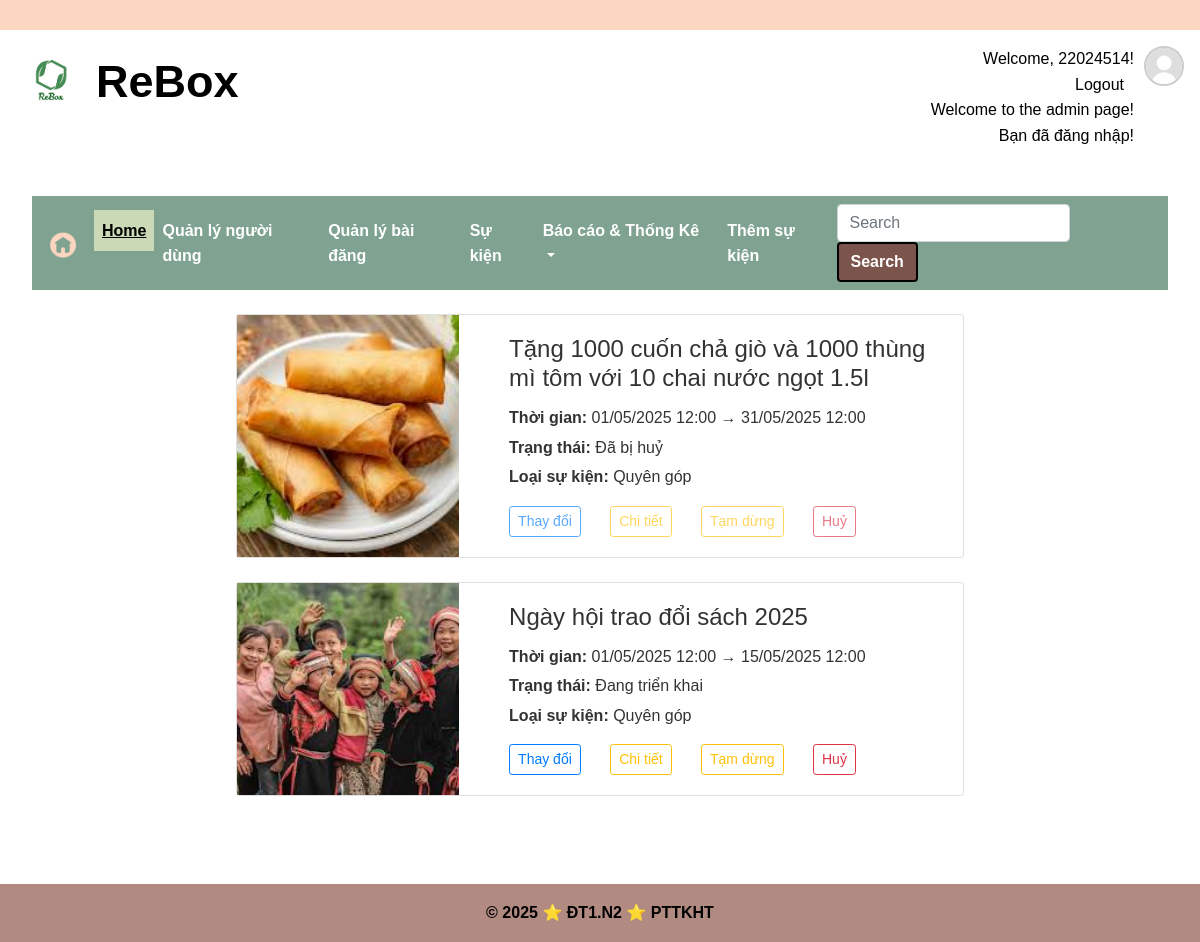
The app's page /admin (signed in) with its own data.
### app/models/user.py (models this page shows, shortened)
class User(UserMixin, csdl.Model):
    id = csdl.Column(csdl.Integer, primary_key=True)
    username = csdl.Column(csdl.String(50), unique=True, nullable=False)
    password  = csdl.Column(csdl.String(128), nullable=False)
    avatar = csdl.Column(csdl.Text, nullable = True)
    fullname = csdl.Column(csdl.String(120), nullable=False)
    date_of_birth = csdl.Column(csdl.Date, nullable = True)
    gender = csdl.Column(csdl.String(10), nullable = True)
    address = csdl.Column(csdl.Text, nullable = True)
    email = csdl.Column(csdl.String(120), unique=True, nullable=False)
    phone = csdl.Column(csdl.String(20), nullable=True) #co the null
    facebook = csdl.Column(csdl.Text, nullable =True)
    roles = csdl.relationship('Role', secondary='user_role', backref=csdl.backref('users', lazy='dynamic'))
    created_date = csdl.Column(csdl.DateTime, default=datetime.utcnow)  # Thêm dòng này
    def has_role(self, role_name):
        for role in self.roles:
            if role.name == role_name:
                return True
        return False

### app/models/event.py (models this page shows)
class Event(csdl.Model):
    id = csdl.Column(csdl.Integer, primary_key=True)
    name = csdl.Column(csdl.String(50), unique=True, nullable=False)
    start_time = csdl.Column(csdl.DateTime, nullable=False)
    end_time = csdl.Column(csdl.DateTime, nullable=False)
    event_type  = csdl.Column(csdl.String(30), nullable=False)
    fee = csdl.Column(csdl.Integer, nullable=True)
    image = csdl.Column(csdl.String(50), nullable=True)
    managed_by = csdl.relationship(
        'User',
        secondary='event_manager',
        backref=csdl.backref('managed_events', lazy='dynamic')  # ← sửa ở đây
    )
    buyable_items = csdl.relationship('BuyableItem', backref='event', lazy=True)
    status_id = csdl.Column(csdl.Integer, csdl.ForeignKey('event_status.id'), nullable=False)
    status = csdl.relationship('EventStatus', backref='events')
    donation_categories = csdl.relationship(
        'DonationCategory',
        back_populates='event',
        lazy='select'  # Hoặc để mặc định
    )

### app/models/event_status.py (models this page shows)
class EventStatus(csdl.Model):
    id = csdl.Column(csdl.Integer, primary_key=True)
    name = csdl.Column(csdl.String(50), unique=True, nullable=False)  # Tên vai trò: 'admin', 'user', ...

### app/admin/routes.py (the view)
@admin_blueprint.route('/admin')
def adminPage():
    events = current_user.managed_events
    return render_template('admin/adminDashboard.html', events=events)

### app/models/user.py (called while the page is built)
@login_manager.user_loader
def load_user(user_id): #luu ttin user by id da luu trong session login
    return User.query.get(int(user_id)) #doi tuong User chua ttin (username, pass,email, ...)

### app/admin/templates/admin/adminDashboard.html (shortened to what this page needs)
{% extends 'base.html' %}
{% block add_header %}
<p>Welcome to the admin page!</p>
{% if current_user.is_authenticated %}
<p>Bạn đã đăng nhập!</p>
{% else %}
<p>Bạn chưa đăng nhập</p>
{% endif %}
{% endblock %}
{% block content %}
<nav class="navbar navbar-expand-lg navbar-light bg-light">
  <a class="navbar-brand" href="{{ url_for('admin.adminPage') }}">
    <img src="./static/image/home.png" style="width: 30px" alt="home image" />
  </a>
  <div class="collapse navbar-collapse" id="navbarSupportedContent">
    <ul class="navbar-nav mr-auto">
      <li class="nav-item active">
        <a class="nav-link" href="{{ url_for('home.homepage') }}">Home</a>
      </li>
      <li class="nav-item">
        <a class="nav-link" href="{{ url_for('userManagement.manage_user') }}"
          >Quản lý người dùng</a
        >
      </li>
      <li class="nav-item">
        <a class="nav-link" href="{{ url_for('postManagement.manage_post') }}"
          >Quản lý bài đăng</a
        >
      </li>
      <li class="nav-item">
        <a class="nav-link" href="{{ url_for('event.event') }}"
          >Sự kiện</a
        >
      </li>
      <li class="nav-item dropdown">
        <a
          class="nav-link dropdown-toggle"
          href="#"
          id="navbarDropdown"
          role="button"
          data-toggle="dropdown"
          aria-haspopup="true"
          aria-expanded="false"
        >
          Báo cáo & Thống Kê
        </a>
      </li>
      <li class="nav-item">
        <a class="nav-link" href="{{url_for('admin.manageEvent')}}"
          >Thêm sự kiện</a
        >
      </li>
    </ul>
    <form class="form-inline my-2 my-lg-0">
      <input
        class="form-control mr-sm-2"
        type="search"
        placeholder="Search"
        aria-label="Search"
      />
      <button class="btn btn-outline-success my-2 my-sm-0" type="submit">
        Search
      </button>
    </form>
  </div>
</nav>
<div class="container mt-4">
  {% if events %}
  <div class="row">
    {% for event in events %}
    <div class="col-md-12 col-lg-8 offset-lg-2">
      <div class="card mb-4 shadow-sm">
        <div class="row g-0">
          <div class="col-md-4">
            <img
              src="{{ url_for('static', filename=event.image) }}"
              class="img-fluid h-100 rounded-start"
              alt="Event Image"
              style="object-fit: cover"
            />
          </div>
          <div class="col-md-8">
            <div class="card-body">
              <h4 class="card-title">{{ event.name }}</h4>
              <p class="card-text mb-1">
                <strong>Thời gian:</strong>
                {{ event.start_time.strftime('%d/%m/%Y %H:%M') }} → {{
                event.end_time.strftime('%d/%m/%Y %H:%M') }}
              </p>
              <p class="card-text mb-1">
                <strong>Trạng thái:</strong> {{ event.status.name }}
              </p>
              <p class="card-text mb-1">
                <strong>Loại sự kiện:</strong> {{ event.event_type }}
              </p>
              <div
                class="d-flex justify-content-between mt-3"
                style="width: 80%"
              >
                <a
                  href="{{ url_for('admin.manageEvent', event_id=event.id) }}"
                  class="btn btn-outline-primary btn-sm {% if event.status_id == 3 %}disabled{% endif %}"
                  >Thay đổi</a
                >
                <a
                  href="{{ url_for('admin.showEventDetails', event_id=event.id) }}"
                  class="btn btn-outline-warning btn-sm {% if event.status_id == 3 %}disabled{% endif %}"
                  >Chi tiết</a
                >
                {% if event.status_id == 2 %}
                  <a
                    href="{{ url_for('admin.updateEventStatus', event_id=event.id, status_id=1) }}"
                    class="btn btn-outline-success btn-sm"
                  >
                    Tiếp tục
                  </a>
                {% else %}
                  <a
                    href="{{ url_for('admin.updateEventStatus', event_id=event.id, status_id=2) }}"
                    class="btn btn-outline-warning btn-sm {% if event.status_id == 3 %}disabled{% endif %}"
                  >
                    Tạm dừng
                  </a>
                {% endif %}
                <a
                  href="{{ url_for('admin.updateEventStatus', event_id=event.id, status_id=3) }}"
                  class="btn btn-outline-danger btn-sm {% if event.status_id == 3 %}disabled{% endif %}"
                  >Huỷ</a
                >
              </div>
            </div>
          </div>
        </div>
      </div>
    </div>
    {% endfor %}
  </div>
  {% else %}
  <p>Chưa có sự kiện nào bạn đang quản lý.</p>
  {% endif %}
</div>
{% endblock %}

### app/templates/base.html (shortened to what this page needs)
<!DOCTYPE html>
<html lang="vi-VN">
  <head>
    <link
      rel="stylesheet"
      href="https://cdn.jsdelivr.net/npm/bootstrap@4.0.0/dist/css/bootstrap.min.css"
    />
    <link
      rel="stylesheet"
      href="{{ url_for('static', filename='css/base.css') }}"
    />
  </head>
  <body>
    <header>
      <div class="top-bar"></div>
      <div class="header-logo">
        <div class="logo-image">
          <a href="{{ url_for('home.homepage') }}">
            <img
              src="{{ url_for('static', filename='image/logo.png') }}"
              alt="logo"
              style="width: 50px"
            />
          </a>
        </div>
        <div class="name-web">
          <p>ReBox</p>
        </div>
        <div class="select-login">
          <nav class="nav-select-login">
            {% if current_user.is_authenticated %}
            <p>Welcome, {{ current_user.username }}!</p>
            <a href="{{ url_for('auth.logout') }}">Logout</a>
            {% else %}
            <a href="{{ url_for('auth.login') }}">Login</a> |
            <a href="{{ url_for('auth.register') }}">Register</a> |
            <a href="{{ url_for('auth.adminLogin') }}">Admin</a>
            {% endif %}
          </nav>
          {% block add_header %} {% endblock %}
        </div>
        <div class="dropdown">
          <a  id="avatarDropdown" data-bs-toggle="dropdown" aria-expanded="false">
            <img src="{{ user.avatar or url_for('static', filename='image/avatar.png') }}" alt="avatar" class="rounded-circle" width="40" height="40" style="object-fit: cover; border: 2px solid #ccc; margin-left: 10px; cursor: pointer;">
          </a>
        </div>
      </div>
    </header>
    <main>{% block content %} {% endblock %}</main>
    <footer>
      <div class="footer-content">
        <p>&copy; 2025 ⭐ ĐT1.N2 ⭐ PTTKHT</p>
      </div>
    </footer>
  </body>
</html>

### app/static/css/base.css (style rules this page uses)
:root { --topBar: var(--mau2); --header: white; --menu-bar-color: var(--mau4); --selected-menu-color: var(--mau3); --text-select-login: var(--mau6); --btn-search: var(--mau9); --btn-search-hover: var(--mau8); --footer-background: var(--mau6); --text-header: black; --text-login-register: black; --text-menu-login-register: black; --text-footer: white; --text-menu-home: white; --text-menu-home-hover: black; --text-menu-home-selected: black; --text-btn-search: white; --text-btn-search-hover: black; --mau1: #86946d; --mau2: #fdd6c2; --mau3: #ccd9b7; --mau4: #7fa390; --mau5: #b0e1e1; --mau6: #b18a81; --mau7: #d9c297; --mau8: #c4a289; --mau9: #7b544c; --mau20: #f6ffe7; }
* { margin: 0; padding: 0; box-sizing: border-box; }
p { margin-bottom: 0px !important; }
html, body { height: 100%; margin: 0; display: flex; flex-direction: column; }
body { font-family: "Arial", sans-serif; background-color: white; color: #333; line-height: 1.6; }
.logo-image { margin: 10px; }
.name-web { margin: 0 10px !important; font-size: 45px; font-weight: bold; }
.top-bar { height: 30px; background-color: var(--topBar); z-index: 999; }
header { display: table-row; }
.header-logo { display: flex; background-color: var(--header); color: var(--text-header); padding: 1rem; }
.select-login { margin-left: auto; text-align: right; color: var(--text-login-register); text-decoration: none; }
.nav-select-login a { color: var(--text-menu-login-register); margin: 0 10px; text-decoration: none; }
main { padding: 2rem; flex: 1; }
footer { background-color: var(--footer-background); color: var(--text-header); text-align: center; padding: 1rem; margin-top: 2rem; font-weight: bold; }
.nav-link { color: var(--text-menu-home) !important; font-weight: bold; }
.nav-item.active .nav-link { color: var(--text-menu-home-selected) !important; background-color: var(--selected-menu-color); text-decoration: underline !important; }
.bg-light { background-color: var(--menu-bar-color) !important; }
.btn-outline-success { background-color: var(--btn-search); color: var(--text-btn-search); font-weight: bold; border: 2px solid black; }

### records on screen
User: username "22024514", avatar (placeholder picture)
Event: image (picture), name "Tặng 1000 cuốn chả giò và 1000 thùng mì tôm với 10 chai nước ngọt 1.5l", start_time "01/05/2025 12:00", end_time "31/05/2025 12:00", status.name "Đã bị huỷ", event_type "Quyên góp"
Event: image (picture), name "Ngày hội trao đổi sách 2025", start_time "01/05/2025 12:00", end_time "15/05/2025 12:00", status.name "Đang triển khai", event_type "Quyên góp"
